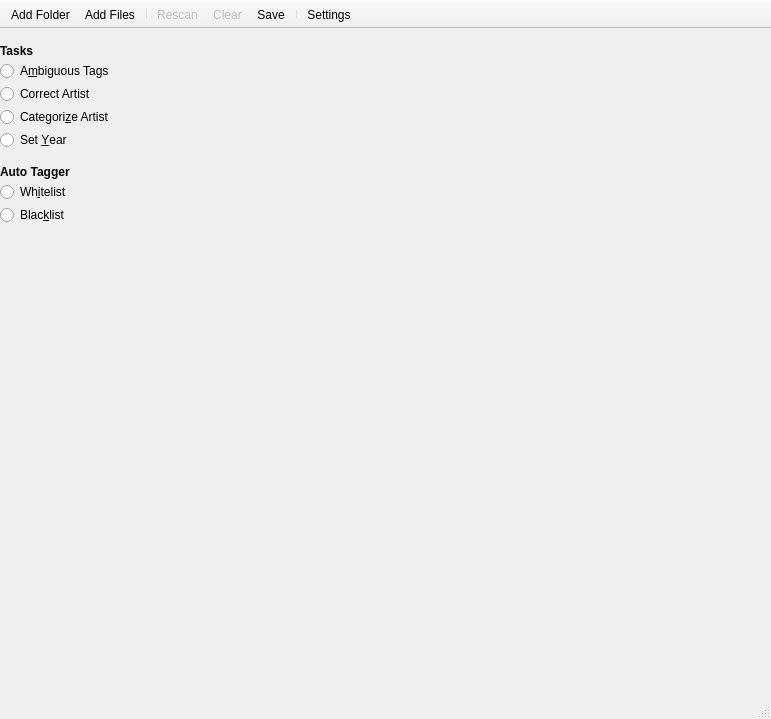
<?xml version="1.0" encoding="UTF-8"?>
<ui version="4.0">
 <class>MainWindow</class>
 <widget class="QMainWindow" name="MainWindow">
  <property name="geometry">
   <rect>
    <x>0</x>
    <y>0</y>
    <width>771</width>
    <height>719</height>
   </rect>
  </property>
  <property name="font">
   <font>
    <weight>50</weight>
    <bold>false</bold>
   </font>
  </property>
  <property name="windowTitle">
   <string>MainWindow</string>
  </property>
  <widget class="QWidget" name="centralWidget">
   <layout class="QGridLayout" name="gridLayout_4">
    <property name="leftMargin">
     <number>0</number>
    </property>
    <property name="topMargin">
     <number>0</number>
    </property>
    <property name="rightMargin">
     <number>0</number>
    </property>
    <property name="bottomMargin">
     <number>0</number>
    </property>
    <property name="spacing">
     <number>6</number>
    </property>
    <item row="0" column="0">
     <widget class="QSplitter" name="splitter">
      <property name="orientation">
       <enum>Qt::Horizontal</enum>
      </property>
      <property name="opaqueResize">
       <bool>false</bool>
      </property>
      <property name="handleWidth">
       <number>0</number>
      </property>
      <property name="childrenCollapsible">
       <bool>false</bool>
      </property>
      <widget class="QWidget" name="sidebar" native="true">
       <layout class="QHBoxLayout" name="horizontalLayout">
        <property name="spacing">
         <number>0</number>
        </property>
        <property name="sizeConstraint">
         <enum>QLayout::SetMinimumSize</enum>
        </property>
        <property name="leftMargin">
         <number>0</number>
        </property>
        <property name="topMargin">
         <number>0</number>
        </property>
        <property name="rightMargin">
         <number>0</number>
        </property>
        <property name="bottomMargin">
         <number>0</number>
        </property>
        <item>
         <widget class="QWidget" name="sidebarWidget" native="true">
          <layout class="QVBoxLayout" name="verticalLayout_2">
           <property name="spacing">
            <number>3</number>
           </property>
           <property name="leftMargin">
            <number>0</number>
           </property>
           <property name="topMargin">
            <number>3</number>
           </property>
           <property name="rightMargin">
            <number>0</number>
           </property>
           <property name="bottomMargin">
            <number>3</number>
           </property>
           <item>
            <widget class="Line" name="collectionLine">
             <property name="enabled">
              <bool>true</bool>
             </property>
             <property name="frameShadow">
              <enum>QFrame::Raised</enum>
             </property>
             <property name="lineWidth">
              <number>0</number>
             </property>
             <property name="midLineWidth">
              <number>0</number>
             </property>
             <property name="orientation">
              <enum>Qt::Horizontal</enum>
             </property>
            </widget>
           </item>
           <item>
            <widget class="Line" name="autoTaggerLine">
             <property name="lineWidth">
              <number>0</number>
             </property>
             <property name="orientation">
              <enum>Qt::Horizontal</enum>
             </property>
            </widget>
           </item>
           <item>
            <widget class="QLabel" name="tasksLabel">
             <property name="font">
              <font>
               <weight>75</weight>
               <italic>false</italic>
               <bold>true</bold>
               <underline>false</underline>
               <strikeout>false</strikeout>
               <stylestrategy>PreferDefault</stylestrategy>
               <kerning>true</kerning>
              </font>
             </property>
             <property name="lineWidth">
              <number>0</number>
             </property>
             <property name="text">
              <string>Tasks</string>
             </property>
             <property name="scaledContents">
              <bool>false</bool>
             </property>
             <property name="margin">
              <number>6</number>
             </property>
             <property name="indent">
              <number>0</number>
             </property>
            </widget>
           </item>
           <item>
            <widget class="SidebarItem" name="ambiguousTagsButton">
             <property name="sizePolicy">
              <sizepolicy hsizetype="Minimum" vsizetype="Fixed">
               <horstretch>0</horstretch>
               <verstretch>0</verstretch>
              </sizepolicy>
             </property>
             <property name="text">
              <string>A&amp;mbiguous Tags</string>
             </property>
            </widget>
           </item>
           <item>
            <widget class="SidebarItem" name="correctArtistButton">
             <property name="sizePolicy">
              <sizepolicy hsizetype="Minimum" vsizetype="Fixed">
               <horstretch>0</horstretch>
               <verstretch>0</verstretch>
              </sizepolicy>
             </property>
             <property name="text">
              <string>Correct Artist</string>
             </property>
            </widget>
           </item>
           <item>
            <widget class="SidebarItem" name="categorizeArtistButton">
             <property name="sizePolicy">
              <sizepolicy hsizetype="Minimum" vsizetype="Fixed">
               <horstretch>0</horstretch>
               <verstretch>0</verstretch>
              </sizepolicy>
             </property>
             <property name="text">
              <string>Categori&amp;ze Artist</string>
             </property>
            </widget>
           </item>
           <item>
            <widget class="SidebarItem" name="radioButton_9">
             <property name="sizePolicy">
              <sizepolicy hsizetype="Minimum" vsizetype="Fixed">
               <horstretch>0</horstretch>
               <verstretch>0</verstretch>
              </sizepolicy>
             </property>
             <property name="text">
              <string>Set &amp;Year</string>
             </property>
            </widget>
           </item>
           <item>
            <widget class="Line" name="taskLine">
             <property name="lineWidth">
              <number>0</number>
             </property>
             <property name="orientation">
              <enum>Qt::Horizontal</enum>
             </property>
            </widget>
           </item>
           <item>
            <widget class="Line" name="loggingLine">
             <property name="lineWidth">
              <number>0</number>
             </property>
             <property name="orientation">
              <enum>Qt::Horizontal</enum>
             </property>
            </widget>
           </item>
           <item>
            <widget class="QLabel" name="autotaggerLabel">
             <property name="font">
              <font>
               <weight>75</weight>
               <bold>true</bold>
              </font>
             </property>
             <property name="frameShadow">
              <enum>QFrame::Sunken</enum>
             </property>
             <property name="lineWidth">
              <number>0</number>
             </property>
             <property name="text">
              <string>Auto Tagger</string>
             </property>
             <property name="margin">
              <number>6</number>
             </property>
             <property name="indent">
              <number>0</number>
             </property>
            </widget>
           </item>
           <item>
            <widget class="SidebarItem" name="whitelistButton">
             <property name="sizePolicy">
              <sizepolicy hsizetype="Minimum" vsizetype="Fixed">
               <horstretch>0</horstretch>
               <verstretch>0</verstretch>
              </sizepolicy>
             </property>
             <property name="text">
              <string>Wh&amp;itelist</string>
             </property>
            </widget>
           </item>
           <item>
            <widget class="SidebarItem" name="blacklistButton">
             <property name="sizePolicy">
              <sizepolicy hsizetype="Minimum" vsizetype="Fixed">
               <horstretch>0</horstretch>
               <verstretch>0</verstretch>
              </sizepolicy>
             </property>
             <property name="text">
              <string>Blac&amp;klist</string>
             </property>
             <property name="checkable">
              <bool>true</bool>
             </property>
            </widget>
           </item>
           <item>
            <spacer name="verticalSpacer">
             <property name="orientation">
              <enum>Qt::Vertical</enum>
             </property>
             <property name="sizeHint" stdset="0">
              <size>
               <width>20</width>
               <height>40</height>
              </size>
             </property>
            </spacer>
           </item>
          </layout>
         </widget>
        </item>
       </layout>
      </widget>
      <widget class="QStackedWidget" name="stackedWidget">
       <property name="lineWidth">
        <number>0</number>
       </property>
       <property name="currentIndex">
        <number>0</number>
       </property>
       <widget class="QWidget" name="page">
        <layout class="QVBoxLayout" name="verticalLayout">
         <item>
          <widget class="QWidget" name="widget" native="true">
           <layout class="QGridLayout" name="gridLayout"/>
          </widget>
         </item>
        </layout>
       </widget>
      </widget>
     </widget>
    </item>
   </layout>
  </widget>
  <widget class="QToolBar" name="mainToolBar">
   <property name="enabled">
    <bool>true</bool>
   </property>
   <property name="movable">
    <bool>false</bool>
   </property>
   <property name="iconSize">
    <size>
     <width>24</width>
     <height>24</height>
    </size>
   </property>
   <property name="toolButtonStyle">
    <enum>Qt::ToolButtonTextBesideIcon</enum>
   </property>
   <property name="floatable">
    <bool>false</bool>
   </property>
   <attribute name="toolBarArea">
    <enum>TopToolBarArea</enum>
   </attribute>
   <attribute name="toolBarBreak">
    <bool>false</bool>
   </attribute>
   <addaction name="actionAddFolder"/>
   <addaction name="actionAddFiles"/>
   <addaction name="separator"/>
   <addaction name="actionRescan"/>
   <addaction name="actionClear"/>
   <addaction name="actionSave"/>
   <addaction name="separator"/>
   <addaction name="actionSettings"/>
  </widget>
  <widget class="QStatusBar" name="statusBar"/>
  <widget class="QMenuBar" name="menuBar">
   <property name="geometry">
    <rect>
     <x>0</x>
     <y>0</y>
     <width>771</width>
     <height>19</height>
    </rect>
   </property>
  </widget>
  <action name="actionAddFolder">
   <property name="icon">
    <iconset resource="../data/icons/icons.qrc">
     <normaloff>:/icons/folder.svg</normaloff>:/icons/folder.svg</iconset>
   </property>
   <property name="text">
    <string>Add Folder</string>
   </property>
   <property name="shortcut">
    <string>Ctrl+O</string>
   </property>
  </action>
  <action name="actionAddFiles">
   <property name="icon">
    <iconset resource="../data/icons/icons.qrc">
     <normaloff>:/icons/copy.svg</normaloff>:/icons/copy.svg</iconset>
   </property>
   <property name="text">
    <string>Add Files</string>
   </property>
   <property name="shortcut">
    <string>Ctrl+F</string>
   </property>
  </action>
  <action name="actionSave">
   <property name="enabled">
    <bool>true</bool>
   </property>
   <property name="icon">
    <iconset resource="../data/icons/icons.qrc">
     <normaloff>:/icons/download-1.svg</normaloff>:/icons/download-1.svg</iconset>
   </property>
   <property name="text">
    <string>Save</string>
   </property>
   <property name="toolTip">
    <string>Save Changes to Disk</string>
   </property>
   <property name="shortcut">
    <string>Ctrl+S</string>
   </property>
  </action>
  <action name="actionSettings">
   <property name="checkable">
    <bool>false</bool>
   </property>
   <property name="checked">
    <bool>false</bool>
   </property>
   <property name="icon">
    <iconset resource="../data/icons/icons.qrc">
     <normaloff>:/icons/settings.svg</normaloff>:/icons/settings.svg</iconset>
   </property>
   <property name="text">
    <string>Settings</string>
   </property>
   <property name="shortcut">
    <string>Ctrl+P</string>
   </property>
  </action>
  <action name="actionRescan">
   <property name="enabled">
    <bool>false</bool>
   </property>
   <property name="icon">
    <iconset resource="../data/icons/icons.qrc">
     <normaloff>:/icons/reload.svg</normaloff>:/icons/reload.svg</iconset>
   </property>
   <property name="text">
    <string>Rescan</string>
   </property>
   <property name="toolTip">
    <string>Rescan Colllection</string>
   </property>
   <property name="shortcut">
    <string>Ctrl+R</string>
   </property>
  </action>
  <action name="actionClear">
   <property name="enabled">
    <bool>false</bool>
   </property>
   <property name="icon">
    <iconset resource="../data/icons/icons.qrc">
     <normaloff>:/icons/garbage.svg</normaloff>:/icons/garbage.svg</iconset>
   </property>
   <property name="text">
    <string>Clear</string>
   </property>
   <property name="toolTip">
    <string>Clear Collection</string>
   </property>
  </action>
 </widget>
 <layoutdefault spacing="6" margin="11"/>
 <customwidgets>
  <customwidget>
   <class>SidebarItem</class>
   <extends>QRadioButton</extends>
   <header location="global">gui/SidebarItem.h</header>
  </customwidget>
 </customwidgets>
 <resources>
  <include location="../data/icons/icons.qrc"/>
 </resources>
 <connections/>
</ui>
